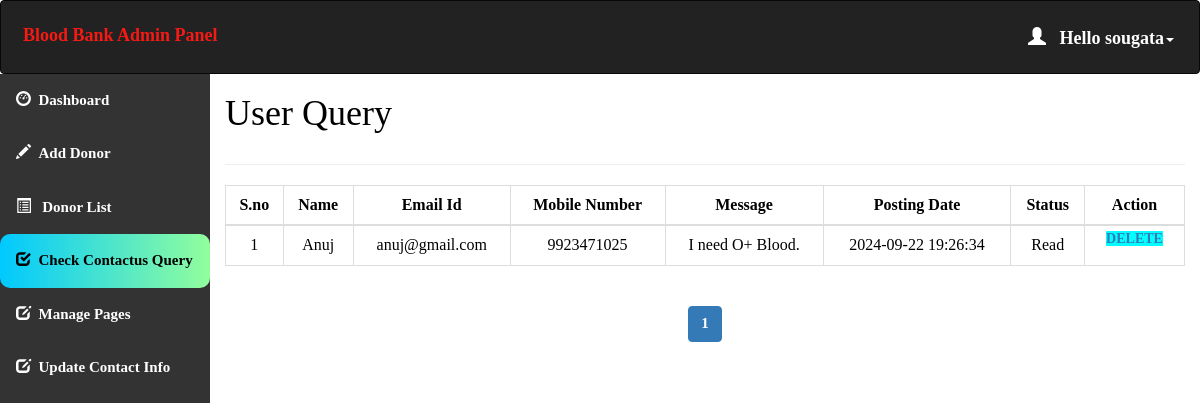
Page /admin/query.php (signed in) on the committed database.
### tables this page shows
create table contact_query(
query_id int auto_increment Not Null,
query_name varchar(100) NOT NULL,
query_mail varchar(120) NOT NULL,
query_number char(11) NOT NULL,
query_message longtext NOT NULL,
query_date timestamp NOT NULL DEFAULT CURRENT_TIMESTAMP,
query_status int(11) DEFAULT NULL,
Primary key(query_id)
);

### admin/query.php (the view, shortened to what this page needs)
<html>
<head>
  <link rel="stylesheet" href="https://maxcdn.bootstrapcdn.com/bootstrap/3.4.1/css/bootstrap.min.css">
</head>
<?php
include 'conn.php';
  if (isset($_SESSION['loggedin']) && $_SESSION['loggedin'] == true) {
  ?>
<body style="color:black">
<div id="header">
<?php include 'header.php';
?>
</div>
<div id="sidebar">
<?php $active="query"; include 'sidebar.php'; ?>
</div>
<div id="content" >
  <div class="content-wrapper">
    <div class="container-fluid">
      <div class="row">
        <div class="col-md-12 lg-12 sm-12">
          <h1 class="page-title">User Query</h1>
        </div>
      </div>
      <hr>
      <?php
        include 'conn.php';
          $limit = 10;
          if(isset($_GET['page'])){
            $page = $_GET['page'];
          }else{
            $page = 1;
          }
          $offset = ($page - 1) * $limit;
          $count=$offset+1;
        $sql= "select * from contact_query LIMIT {$offset},{$limit}";
        $result=mysqli_query($conn,$sql);
        if(mysqli_num_rows($result)>0)   {
       ?>
       <div class="table-responsive">
      <table class="table table-bordered" style="text-align:center">
          <thead style="text-align:center">
          <th style="text-align:center">S.no</th>
          <th style="text-align:center">Name</th>
          <th style="text-align:center">Email Id</th>
          <th style="text-align:center">Mobile Number</th>
          <th style="text-align:center">Message</th>
          <th style="text-align:center">Posting Date</th>
          <th style="text-align:center">Status</th>
          <th style="text-align:center">Action</th>
          </thead>
          <tbody>
            <?php
            while($row = mysqli_fetch_assoc($result)) { ?>
          <tr>
                  <td><?php echo $count++; ?></td>
                  <td><?php echo $row['query_name']; ?></td>
                  <td><?php echo $row['query_mail']; ?></td>
                  <td><?php echo $row['query_number']; ?></td>
                  <td><?php echo $row['query_message']; ?></td>
                  <td><?php echo $row['query_date']; ?></td>
                  <?php if($row['query_status']==1)
{
?><td>Read<br></td>
<?php } else {?>
<td><a href="query.php?id=<?php echo $row['query_id'];?>" onclick="clickme()"><b id="demo">Pending</b></a><br>
</td>
<?php } ?>
                    <td id="he" style="width:100px">
                    <a style="background-color:aqua" href='delete_query.php?id=<?php echo $row['query_id']; ?>'> Delete </a>
                </td>
              </tr>
            <?php } ?>
          </tbody>
      </table>
    </div>
    <?php } ?>
    <div class="table-responsive"style="text-align:center;align:center">
        <?php
        $sql1 = "SELECT * FROM contact_query";
        $result1 = mysqli_query($conn, $sql1) or die("Query Failed.");
        if(mysqli_num_rows($result1) > 0){
          $total_records = mysqli_num_rows($result1);
          $total_page = ceil($total_records / $limit);
          echo '<ul class="pagination admin-pagination">';
          for($i = 1; $i <= $total_page; $i++){
            if($i == $page){
              $active = "active";
            }else{
              $active = "";
            }
            echo '<li class="'.$active.'"><a href="query.php?page='.$i.'">'.$i.'</a></li>';
          }
          echo '</ul>';
        }
        ?>
        </div>
      </div>
    </div>
   <?php }
    ?>
</body>
</html>

### admin/header.php (shortened to what this page needs)
<!DOCTYPE html>
<html>
<head>
  <link rel="stylesheet" href="https://maxcdn.bootstrapcdn.com/bootstrap/3.4.1/css/bootstrap.min.css">
</head>
<body>
<nav class="navbar navbar-inverse">
  <div class="container-fluid">
    <div class="navbar-header">
      <a class="navbar-brand" id="qq" href="dashboard.php" style="color:#F51A14;">Blood Bank Admin Panel</a>
    </div>
    <ul class="nav navbar-nav navbar-right">
      <li class="dropdown"><a class="dropdown-toggle" id="qw" data-toggle="dropdown" href="#" style="font-weight:bold;color:white "> <span class="glyphicon glyphicon-user"></span>&nbsp&nbsp
        <?php
        include 'conn.php';
        $username=$_SESSION['username'];
        $sql="select * from admin_info where admin_username='$username'";
        $result=mysqli_query($conn,$sql) or die("query failed.");
        $row=mysqli_fetch_assoc($result);
        echo "Hello ".$row['admin_name'];
       ?><span class="caret"></span></a>
    </li>
    </ul>
  </div>
</nav>
</body></html>

### admin/query.php (style rules this page uses)
#sidebar { position:relative;margin-top:-20px }
#content { position:relative;margin-left:210px }
#he { font-size: 14px; font-weight: 600; text-transform: uppercase; padding: 3px 7px; color: #fff; text-decoration: none; border-radius: 3px; align:center }

### admin/header.php (style rules this page uses)
.navbar { background-color: #333333 ; padding: 10px 10px; color:#FF0404 ; }
.navbar a { float: left; color: white; text-align: center; padding: 12px; text-decoration: none; font-size: 18px; line-height: 25px; }
.navbar-brand { font-size: 25px; font-weight: bold; }
.navbar a { float: none; display: block; text-align: left; }
.navbar-right { float: none; }

### admin/sidebar.php (style rules this page uses)
body { margin: 0; font-family: 'Averia Gruesa Libre';font-size: 15px; color:#F8F9F9; }

### rows in the picture
contact_query: query_name "Anuj", query_mail "anuj@gmail.com", query_number "9923471025", query_message "I need O+ Blood.", query_date "2024-09-22 19:26:34", query_status "Read"

### other values in the picture
$row['admin_name'] "sougata"
